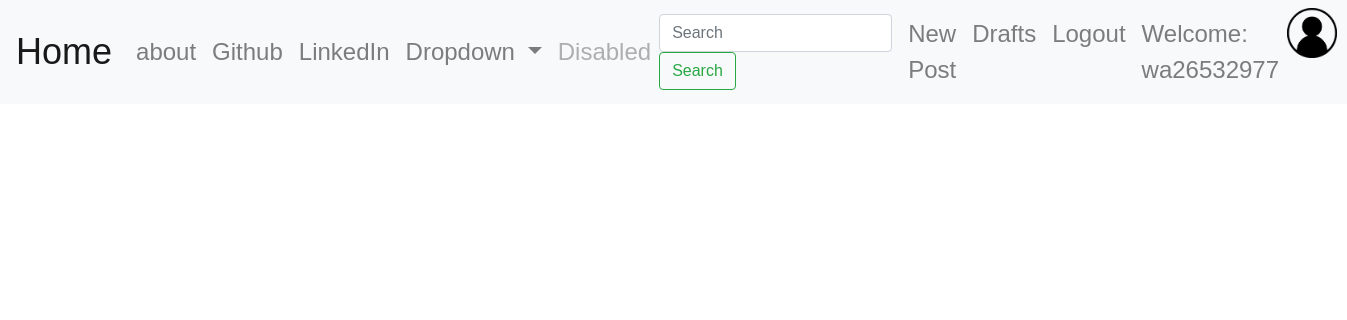
Before: /drafts/ (signed in) with the older database file.
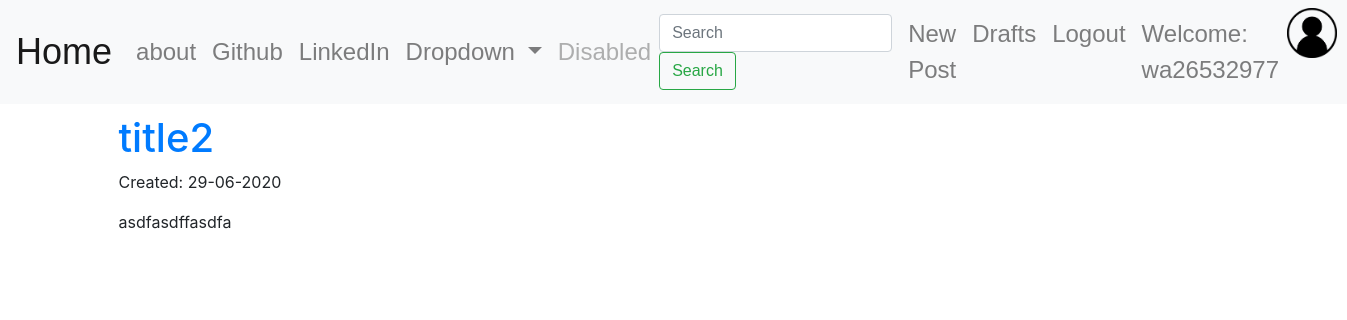
After: the same page with the newer database file.
### blog/models.py (models this page shows, shortened)
class Post(models.Model):
    author = models.ForeignKey("auth.User", on_delete=models.CASCADE)
    title = models.CharField(max_length=200)
    text = models.TextField()
    create_date = models.DateTimeField(default=timezone.now)
    public_date = models.DateTimeField(blank=True, null=True)

### blog/views.py (the view)
# urls.py: path('drafts/', views.DraftListView.as_view(), name="post_draft_list"),
class DraftListView(LoginRequiredMixin, ListView):
    login_url = "/login/"
    template_name = "blog/post_draft_list.html"
    context_object_name = 'posts'
    redirect_field_name = 'blog/post_draft_list.html'
    model = Post
    def get_queryset(self):
        return Post.objects.filter(public_date__isnull=True).order_by('-create_date')

### blog/templates/blog/post_draft_list.html
{% extends 'blog/base.html' %}
{% block body_block %}
    {% for post in posts %}
        <div class="post">
            <h1><a href="{% url "blog:post_detail" pk=post.pk %} ">{{ post.title }}</a></h1>
            <p class="date">Created: {{ post.create_date|date:"d-m-Y"|safe }}</p>
            <p>{{ post.text|truncatechars:200|safe|linebreaks }}</p>
        </div>
    {% endfor %}
{% endblock %}

Changed rows visible on the page:
added Post: title "title2", create_date "29-06-2020", text "asdfasdffasdfa"
